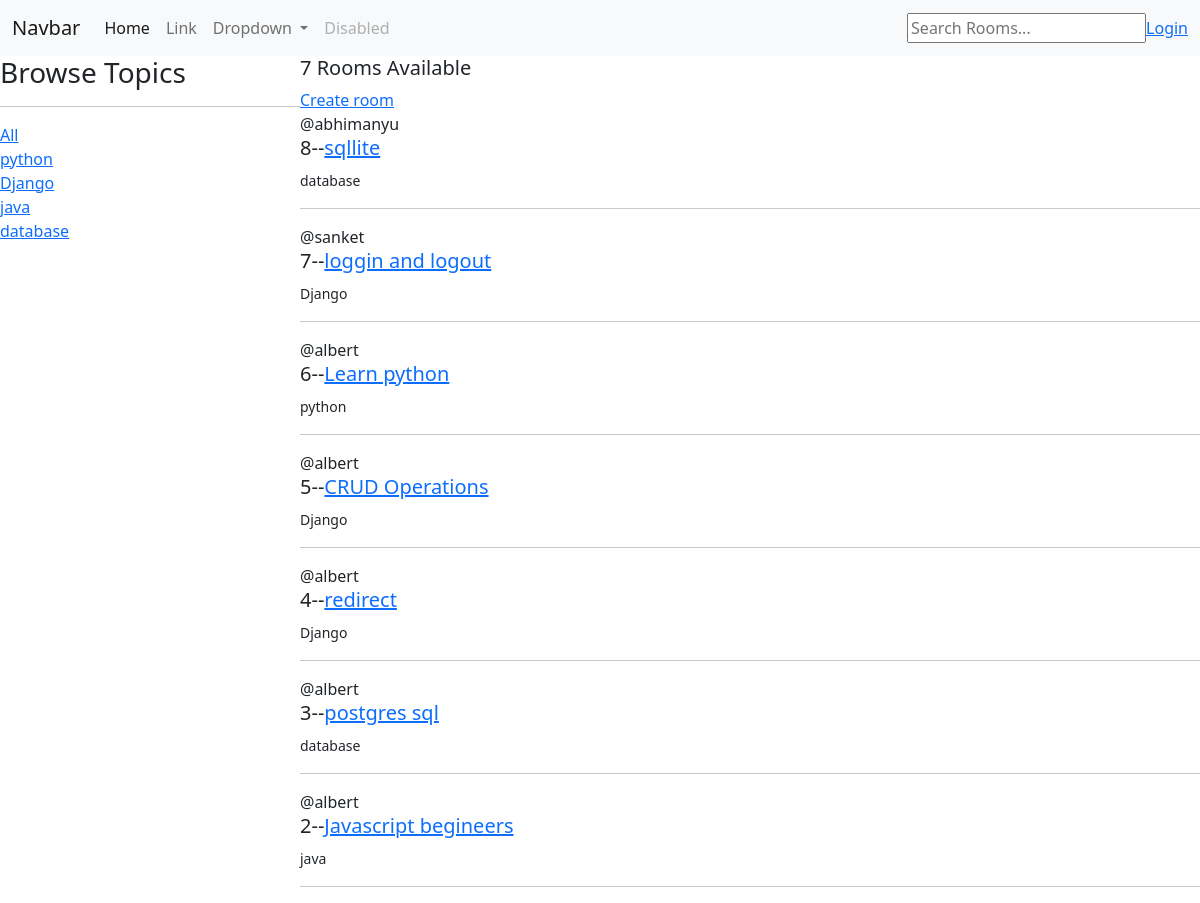
The page / on the database its author committed.
### myapp_test/models.py (models this page shows, shortened)
class Topic(models.Model):
    name= models.CharField(max_length=200)

class Room(models.Model):
    host = models.ForeignKey(User,on_delete=models.SET_NULL,null=True)
    topic= models.ForeignKey(Topic,on_delete=models.SET_NULL,null=True)
    name= models.CharField(max_length=200)
    description =models.TextField(null=  True,blank=True)
    updated=models.DateTimeField(auto_now=True)
    created=models.DateTimeField(auto_now_add=True)
    class Meta():
        ordering= ['-updated','-created']

### myapp_test/views.py (the view)
# urls.py: path('',views.home,name='home'),
def home(request):
    q=request.GET.get('q') if request.GET.get('q') != None else ''
    rooms=Room.objects.filter(
        Q(topic__name__icontains=q) |
        Q(name__icontains=q) |
        Q(description__icontains=q)
    )
    topics = Topic.objects.all()
    room_count=rooms.count()
    context ={'rooms':rooms, 'topics':topics, 'room_count':room_count}
    return render(request,'myapp_test/home.html',context)

### myapp_test/templates/myapp_test/home.html (shortened to what this page needs)
 {% extends 'main.html' %}
  {% block content %}
 <div class="home-container">
     <div>
         <h3>Browse Topics </h3>
         <hr><div>
             <a href="{% url 'home' %}">All</a>
         </div>
     {% for topic in topics %}
         <div>
             <a href="{% url 'home' %}?q={{topic.name}}">{{topic.name}}</a>
         </div>
         {% endfor %}
     </div>
   <div>
       <h5>{{room_count}} Rooms Available
       </h5>
       <a href= "{% url 'create_room' %}">Create room </a>
     {% for room in rooms%}
       <div>
       <span> @{{room.host.username}}</span>
     <h5> {{room.id}}--<a href = "{% url 'room' room.id %}" >{{room.name}}</a></h5>
           <small> {{room.topic.name}}</small>
           <hr>
           </div>
     {% endfor %}
   </div>
 </div>
  {%  endblock content%}

### templates/main.html (shortened to what this page needs)
<!doctype html>
<html lang="en">
  <head>
    <link href="https://cdn.jsdelivr.net/npm/bootstrap@5.2.0-beta1/dist/css/bootstrap.min.css" rel="stylesheet">
  </head>
  <body>
  <nav class="navbar  navbar-expand-lg bg-light" style="background-color: #e3f2fd;">
  <div class="container-fluid">
    <a class="navbar-brand" href="">Navbar</a>
    <div class="collapse navbar-collapse" id="navbarSupportedContent">
      <ul class="navbar-nav me-auto mb-2 mb-lg-0">
        <li class="nav-item">
          <a class="nav-link active" aria-current="page" href="/">Home</a>
        </li>
        <li class="nav-item">
          <a class="nav-link" href="/">Link</a>
        </li>
        <li class="nav-item dropdown">
          <a class="nav-link dropdown-toggle" href="/" id="navbarDropdown" role="button" data-bs-toggle="dropdown" aria-expanded="false">
            Dropdown
          </a>
        </li>
        <li class="nav-item">
          <a class="nav-link disabled">Disabled</a>
        </li>
      </ul>
      <form method = 'GET' action="{% url 'home' %}">
        <input type="text" name="q" placeholder="Search Rooms..."/>
      </form>
      {% if request.user.is_authenticated %}
      <a href="{% url 'logout' %}">LogOut</a>
      {% else %}
      <a href="{% url 'login' %}">Login</a>
      {% endif %}
    </div>
  </div>
</nav>
<head>
  </body>
{% block content %}
 {% endblock %}
</head>
</html>

### myapp_test/templates/myapp_test/home.html (style rules this page uses)
.home-container { display: grid; grid-template-columns: 1fr 3fr; }

### rows shown on the page
Topic: name "python"
Topic: name "Django"
Topic: name "java"
Topic: name "database"
Room: host.username "abhimanyu", id "8", name "sqllite", topic.name "database"
Room: host.username "sanket", id "7", name "loggin and logout", topic.name "Django"
Room: host.username "albert", id "6", name "Learn python", topic.name "python"
Room: host.username "albert", id "5", name "CRUD Operations", topic.name "Django"
Room: host.username "albert", id "4", name "redirect", topic.name "Django"
Room: host.username "albert", id "3", name "postgres sql", topic.name "database"
Room: host.username "albert", id "2", name "Javascript begineers", topic.name "java"

### other values the page prints
{{ room_count }} "7"
